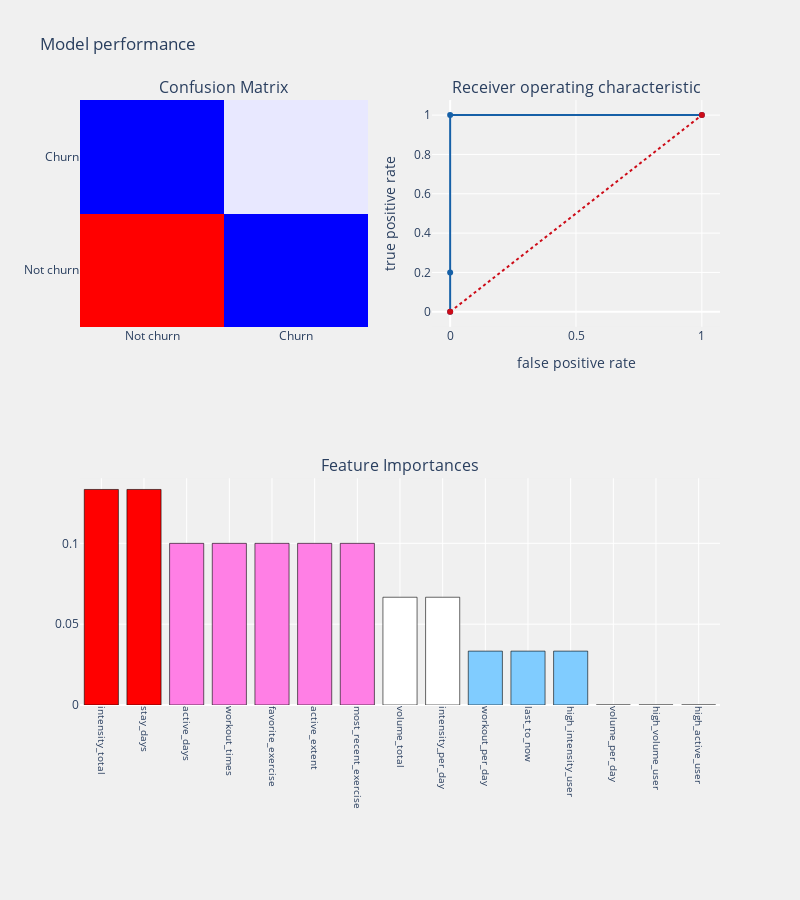

This figure's notebook cell:
### Markdown cell above
# Evaluate the Random Forest on the Test Dataset

### Code cell
#Visulization for Performance Metrics
def plot_tree_randomforest(cols, nf_estimators,
                           estimated_tree,maximum_depth,
                           criterion_type,model_performance = None) :
    df_all = test_features
    df_all['churn_user']=test_labels['churn_user']
    target_col = ["churn_user"]
    dataframe = df_all.copy()
    #train and test datasets
    rf_x     = dataframe[[i for i in cols if i not in target_col]]
    rf_y     = dataframe[target_col]
    
    #random forest classifier
    rfc   = RandomForestClassifier(n_estimators = nf_estimators,
                                   max_depth = maximum_depth,
                                   criterion = criterion_type,
                                  )
    rfc.fit(rf_x,rf_y)
    
    estimated_tree = rfc.estimators_[estimated_tree]
    
    graph = graphviz.Source(tree.export_graphviz(estimated_tree,out_file=None,
                                        rounded=True,proportion = False,
                            feature_names = cols, 
                            precision  = 2,
                            class_names=["Not churn","Churn"],
                            filled = True))
    display(graph)
    
    #model performance
    if model_performance == True :
        Fitbod_churn_prediction(rfc,
                                 rf_x,test_features[cols],
                                 rf_y,test_labels,
                                 cols,"features",threshold_plot = True)
        
#Evaluate 
# Actual class predictions
rf_predictions = base_rf.predict(test_features)
# Probabilities for each class
rf_probs = base_rf.predict_proba(test_features)[:, 1]

print('Precision: %.3f' % precision_score(y_true=test_labels, y_pred=rf_predictions))
print('Recall: %.3f' % recall_score(y_true=test_labels, y_pred=rf_predictions))
print('F1: %.3f' % f1_score(y_true=test_labels, y_pred=rf_predictions))
cols = [ i for i in test_features.columns] 
plot_tree_randomforest(cols,30,20,1,"entropy",True)

### Figure 1 — Plotly figure (JSON) as saved in the notebook; plotly's stock layout.template omitted (floating-point values rounded to 4 significant figures)
{"data": [{"colorscale": [[0, "rgb(0,0,255)"], [0.1, "rgb(51,153,255)"], [0.2, "rgb(102,204,255)"], [0.3, "rgb(153,204,255)"], [0.4, "rgb(204,204,255)"], [0.5, "rgb(255,255,255)"], [0.6, "rgb(255,204,255)"], [0.7, "rgb(255,153,255)"], [0.8, "rgb(255,102,204)"], [0.9, "rgb(255,102,102)"], [1, "rgb(255,0,0)"]], "name": "matrix", "showscale": false, "type": "heatmap", "x": ["Not churn", "Churn"], "xaxis": "x", "y": ["Not churn", "Churn"], "yaxis": "y", "z": [[11, 0], [0, 5]]}, {"line": {"color": "rgb(22, 96, 167)", "width": 2}, "name": "Roc : 1.0", "type": "scatter", "x": [0, 0, 0, 1], "xaxis": "x2", "y": [0, 0.2, 1, 1], "yaxis": "y2"}, {"line": {"color": "rgb(205, 12, 24)", "dash": "dot", "width": 2}, "type": "scatter", "x": [0, 1], "xaxis": "x2", "y": [0, 1], "yaxis": "y2"}, {"marker": {"color": [0.1333, 0.1333, 0.1, 0.1, 0.1, 0.1, 0.1, 0.06667, 0.06667, 0.03333, 0.03333, 0.03333, 0, 0, 0], "colorscale": [[0, "rgb(0,0,255)"], [0.1, "rgb(51,153,255)"], [0.2, "rgb(102,204,255)"], [0.3, "rgb(153,204,255)"], [0.4, "rgb(204,204,255)"], [0.5, "rgb(255,255,255)"], [0.6, "rgb(255,204,255)"], [0.7, "rgb(255,153,255)"], [0.8, "rgb(255,102,204)"], [0.9, "rgb(255,102,102)"], [1, "rgb(255,0,0)"]], "line": {"color": "black", "width": 0.6}}, "name": "coefficients", "type": "bar", "x": ["intensity_total", "stay_days", "active_days", "workout_times", "favorite_exercise", "active_extent", "most_recent_exercise", "volume_total", "intensity_per_day", "workout_per_day", "last_to_now", "high_intensity_user", "volume_per_day", "high_volume_user", "high_active_user"], "xaxis": "x3", "y": [0.1333, 0.1333, 0.1, 0.1, 0.1, 0.1, 0.1, 0.06667, 0.06667, 0.03333, 0.03333, 0.03333, 0, 0, 0], "yaxis": "y3"}], "layout": {"annotations": [{"font": {"size": 16}, "showarrow": false, "text": "Confusion Matrix", "x": 0.225, "xanchor": "center", "xref": "paper", "y": 1, "yanchor": "bottom", "yref": "paper"}, {"font": {"size": 16}, "showarrow": false, "text": "Receiver operating characteristic", "x": 0.775, "xanchor": "center", "xref": "paper", "y": 1, "yanchor": "bottom", "yref": "paper"}, {"font": {"size": 16}, "showarrow": false, "text": "Feature Importances", "x": 0.5, "xanchor": "center", "xref": "paper", "y": 0.375, "yanchor": "bottom", "yref": "paper"}], "autosize": false, "height": 900, "margin": {"b": 195}, "paper_bgcolor": "rgba(240,240,240, 0.95)", "plot_bgcolor": "rgba(240,240,240, 0.95)", "showlegend": false, "title": {"text": "Model performance"}, "width": 800, "xaxis": {"anchor": "y", "domain": [0, 0.45]}, "xaxis2": {"anchor": "y2", "domain": [0.55, 1], "title": {"text": "false positive rate"}}, "xaxis3": {"anchor": "y3", "domain": [0, 1], "showgrid": true, "tickangle": 90, "tickfont": {"size": 10}}, "yaxis": {"anchor": "x", "domain": [0.625, 1]}, "yaxis2": {"anchor": "x2", "domain": [0.625, 1], "title": {"text": "true positive rate"}}, "yaxis3": {"anchor": "x3", "domain": [0, 0.375]}}}
